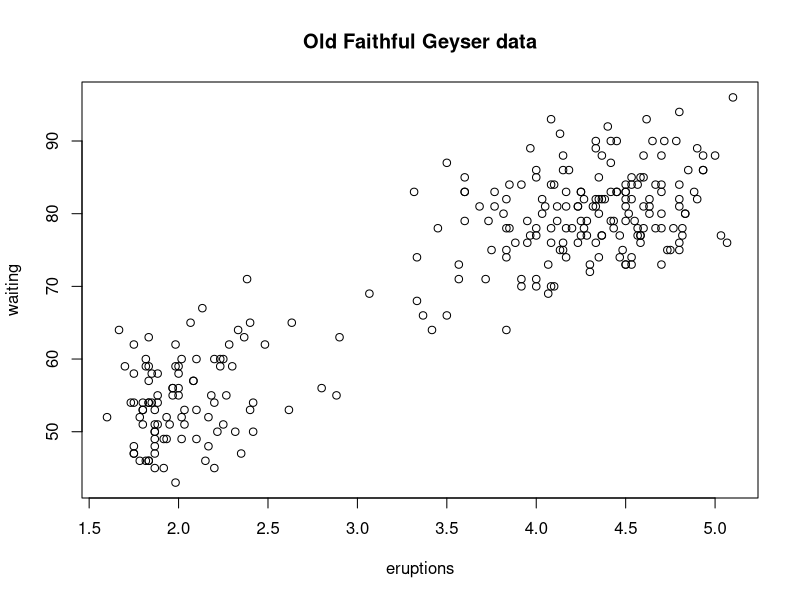

This chart was generated by the following R code:
library(datasets)
with(faithful, plot(eruptions, waiting)) ##Create plot on screen device
title(main = "Old Faithful Geyser data") ##Add a main title
dev.copy(png, file = "geyserplot.png")   ## Copy my plot to a PNG file
dev.off()  ##Don't forget to close the PNG device